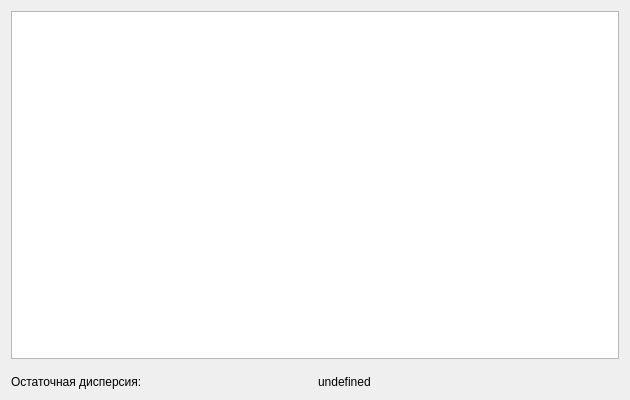
<?xml version="1.0" encoding="UTF-8"?>
<ui version="4.0">
 <class>SquaredPolynomWindow</class>
 <widget class="QDialog" name="SquaredPolynomWindow">
  <property name="geometry">
   <rect>
    <x>0</x>
    <y>0</y>
    <width>630</width>
    <height>400</height>
   </rect>
  </property>
  <property name="windowTitle">
   <string>Квадратичный полином</string>
  </property>
  <layout class="QGridLayout" name="gridLayout_2">
   <item row="0" column="0">
    <layout class="QGridLayout" name="gridLayout">
     <item row="0" column="0">
      <widget class="QTableView" name="tableView"/>
     </item>
     <item row="1" column="0">
      <layout class="QGridLayout" name="gridLayout_3">
       <property name="topMargin">
        <number>10</number>
       </property>
       <item row="0" column="0">
        <widget class="QLabel" name="residualVarianceLabel">
         <property name="text">
          <string>Остаточная дисперсия:</string>
         </property>
        </widget>
       </item>
       <item row="0" column="1">
        <widget class="QLabel" name="residualVarianceValueLabel">
         <property name="text">
          <string>undefined</string>
         </property>
        </widget>
       </item>
      </layout>
     </item>
    </layout>
   </item>
  </layout>
 </widget>
 <resources/>
 <connections/>
</ui>
